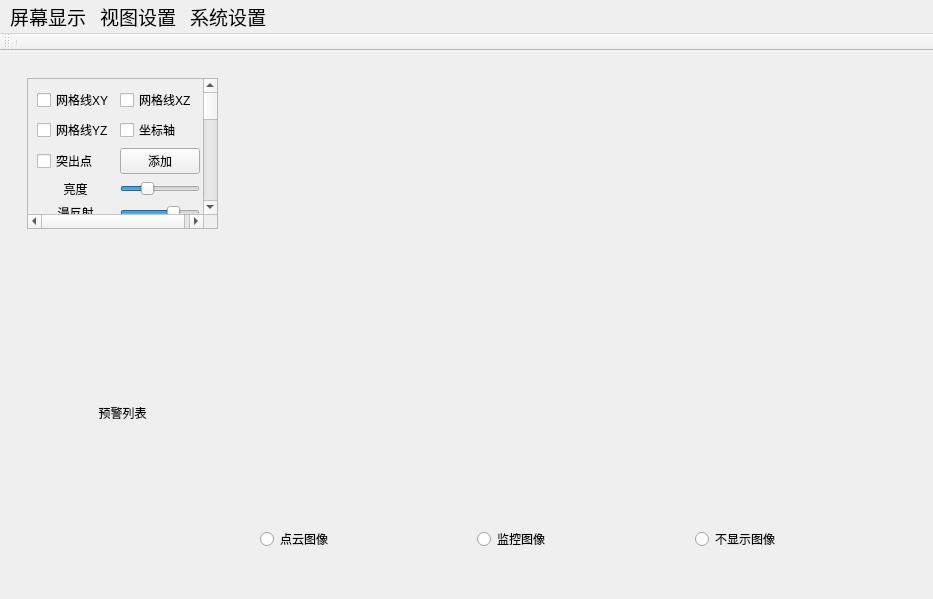
<?xml version="1.0" encoding="UTF-8"?>
<ui version="4.0">
 <class>MainWindow</class>
 <widget class="QMainWindow" name="MainWindow">
  <property name="geometry">
   <rect>
    <x>0</x>
    <y>0</y>
    <width>933</width>
    <height>599</height>
   </rect>
  </property>
  <property name="sizePolicy">
   <sizepolicy hsizetype="Expanding" vsizetype="Expanding">
    <horstretch>0</horstretch>
    <verstretch>0</verstretch>
   </sizepolicy>
  </property>
  <property name="windowTitle">
   <string>主窗体</string>
  </property>
  <widget class="QWidget" name="centralwidget">
   <layout class="QVBoxLayout" name="verticalLayout">
    <item>
     <layout class="QHBoxLayout" name="horizontalLayout">
      <item>
       <widget class="QWidget" name="widget" native="true">
        <property name="sizePolicy">
         <sizepolicy hsizetype="Preferred" vsizetype="Preferred">
          <horstretch>1</horstretch>
          <verstretch>0</verstretch>
         </sizepolicy>
        </property>
        <layout class="QVBoxLayout" name="verticalLayout_3">
         <item>
          <layout class="QVBoxLayout" name="verticalLayout_2">
           <item>
            <widget class="QWidget" name="widget_control" native="true">
             <property name="sizePolicy">
              <sizepolicy hsizetype="Preferred" vsizetype="Preferred">
               <horstretch>0</horstretch>
               <verstretch>1</verstretch>
              </sizepolicy>
             </property>
             <layout class="QVBoxLayout" name="verticalLayout_9">
              <item>
               <widget class="QScrollArea" name="scrollArea">
                <property name="widgetResizable">
                 <bool>true</bool>
                </property>
                <widget class="QWidget" name="scrollAreaWidgetContents">
                 <property name="geometry">
                  <rect>
                   <x>0</x>
                   <y>0</y>
                   <width>175</width>
                   <height>540</height>
                  </rect>
                 </property>
                 <layout class="QGridLayout" name="gridLayout_3">
                  <item row="5" column="0">
                   <widget class="QSlider" name="horizontalSlider_flySpeed">
                    <property name="enabled">
                     <bool>true</bool>
                    </property>
                    <property name="toolTip">
                     <string>&lt;html&gt;&lt;head/&gt;&lt;body&gt;&lt;p&gt;漫游速度&lt;/p&gt;&lt;/body&gt;&lt;/html&gt;</string>
                    </property>
                    <property name="whatsThis">
                     <string>&lt;html&gt;&lt;head/&gt;&lt;body&gt;&lt;p&gt;&lt;br/&gt;&lt;/p&gt;&lt;/body&gt;&lt;/html&gt;</string>
                    </property>
                    <property name="value">
                     <number>10</number>
                    </property>
                    <property name="orientation">
                     <enum>Qt::Horizontal</enum>
                    </property>
                   </widget>
                  </item>
                  <item row="0" column="0">
                   <layout class="QGridLayout" name="gridLayout_2">
                    <item row="6" column="0">
                     <widget class="QLabel" name="label_diffuse">
                      <property name="text">
                       <string>漫反射</string>
                      </property>
                      <property name="alignment">
                       <set>Qt::AlignCenter</set>
                      </property>
                     </widget>
                    </item>
                    <item row="6" column="1">
                     <widget class="QSlider" name="horizontalSlider_diffuse">
                      <property name="value">
                       <number>70</number>
                      </property>
                      <property name="orientation">
                       <enum>Qt::Horizontal</enum>
                      </property>
                     </widget>
                    </item>
                    <item row="1" column="0">
                     <widget class="QCheckBox" name="checkBox_planeYZ">
                      <property name="text">
                       <string>网格线YZ</string>
                      </property>
                     </widget>
                    </item>
                    <item row="3" column="0">
                     <widget class="QCheckBox" name="checkBox_highlight_point">
                      <property name="text">
                       <string>突出点</string>
                      </property>
                     </widget>
                    </item>
                    <item row="5" column="1">
                     <widget class="QSlider" name="horizontalSlider_ambient">
                      <property name="sizePolicy">
                       <sizepolicy hsizetype="Expanding" vsizetype="Fixed">
                        <horstretch>0</horstretch>
                        <verstretch>0</verstretch>
                       </sizepolicy>
                      </property>
                      <property name="value">
                       <number>30</number>
                      </property>
                      <property name="orientation">
                       <enum>Qt::Horizontal</enum>
                      </property>
                     </widget>
                    </item>
                    <item row="5" column="0">
                     <widget class="QLabel" name="label_ambient">
                      <property name="sizePolicy">
                       <sizepolicy hsizetype="Preferred" vsizetype="Preferred">
                        <horstretch>0</horstretch>
                        <verstretch>0</verstretch>
                       </sizepolicy>
                      </property>
                      <property name="text">
                       <string>亮度</string>
                      </property>
                      <property name="alignment">
                       <set>Qt::AlignCenter</set>
                      </property>
                     </widget>
                    </item>
                    <item row="0" column="0">
                     <widget class="QCheckBox" name="checkBox_planeXY">
                      <property name="text">
                       <string>网格线XY</string>
                      </property>
                     </widget>
                    </item>
                    <item row="0" column="1">
                     <widget class="QCheckBox" name="checkBox_planeXZ">
                      <property name="text">
                       <string>网格线XZ</string>
                      </property>
                     </widget>
                    </item>
                    <item row="1" column="1">
                     <widget class="QCheckBox" name="checkBox_axes">
                      <property name="text">
                       <string>坐标轴</string>
                      </property>
                     </widget>
                    </item>
                    <item row="3" column="1">
                     <widget class="QPushButton" name="pushButton_add_ply">
                      <property name="text">
                       <string>添加</string>
                      </property>
                     </widget>
                    </item>
                   </layout>
                  </item>
                  <item row="1" column="0">
                   <widget class="QLabel" name="label_sliderHint">
                    <property name="text">
                     <string>（建议亮度值低于漫反射值）</string>
                    </property>
                   </widget>
                  </item>
                  <item row="2" column="0">
                   <widget class="QLabel" name="label_2">
                    <property name="text">
                     <string>滚轮缩放速度</string>
                    </property>
                   </widget>
                  </item>
                  <item row="4" column="0">
                   <widget class="QLabel" name="label_3">
                    <property name="text">
                     <string>漫游速度</string>
                    </property>
                   </widget>
                  </item>
                  <item row="3" column="0">
                   <widget class="QSlider" name="horizontalSlider_viewSpeed">
                    <property name="toolTip">
                     <string>&lt;html&gt;&lt;head/&gt;&lt;body&gt;&lt;p&gt;摄像头速度&lt;/p&gt;&lt;/body&gt;&lt;/html&gt;</string>
                    </property>
                    <property name="value">
                     <number>50</number>
                    </property>
                    <property name="orientation">
                     <enum>Qt::Horizontal</enum>
                    </property>
                   </widget>
                  </item>
                  <item row="6" column="0">
                   <widget class="QGroupBox" name="groupBox">
                    <property name="title">
                     <string>受限旋转</string>
                    </property>
                    <layout class="QVBoxLayout" name="verticalLayout_10">
                     <item>
                      <widget class="QRadioButton" name="radioButton_horizon_rotate">
                       <property name="text">
                        <string>仅横向</string>
                       </property>
                      </widget>
                     </item>
                     <item>
                      <widget class="QRadioButton" name="radioButton_vertical_rotate">
                       <property name="text">
                        <string>仅竖向</string>
                       </property>
                      </widget>
                     </item>
                     <item>
                      <widget class="QRadioButton" name="radioButton_roll">
                       <property name="text">
                        <string>横滚</string>
                       </property>
                      </widget>
                     </item>
                     <item>
                      <widget class="QRadioButton" name="radioButton_unlimited">
                       <property name="text">
                        <string>无限制</string>
                       </property>
                       <property name="checked">
                        <bool>true</bool>
                       </property>
                      </widget>
                     </item>
                     <item>
                      <layout class="QVBoxLayout" name="verticalLayout_6"/>
                     </item>
                    </layout>
                   </widget>
                  </item>
                  <item row="7" column="0">
                   <widget class="QToolBox" name="toolBox">
                    <property name="currentIndex">
                     <number>0</number>
                    </property>
                    <property name="tabSpacing">
                     <number>6</number>
                    </property>
                    <widget class="QWidget" name="page_pointCloud">
                     <property name="geometry">
                      <rect>
                       <x>0</x>
                       <y>0</y>
                       <width>157</width>
                       <height>69</height>
                      </rect>
                     </property>
                     <attribute name="label">
                      <string>点云对象</string>
                     </attribute>
                     <layout class="QVBoxLayout" name="verticalLayout_11">
                      <item>
                       <widget class="QWidget" name="widget_pointCloudCheckBox" native="true">
                        <layout class="QVBoxLayout" name="verticalLayout_13">
                         <item>
                          <layout class="QVBoxLayout" name="verticalLayout_widget_pointCloudCheckBox"/>
                         </item>
                        </layout>
                       </widget>
                      </item>
                     </layout>
                    </widget>
                    <widget class="QWidget" name="page_2">
                     <property name="geometry">
                      <rect>
                       <x>0</x>
                       <y>0</y>
                       <width>158</width>
                       <height>69</height>
                      </rect>
                     </property>
                     <attribute name="label">
                      <string>Page 2</string>
                     </attribute>
                    </widget>
                   </widget>
                  </item>
                 </layout>
                </widget>
               </widget>
              </item>
             </layout>
            </widget>
           </item>
           <item>
            <widget class="QWidget" name="widget_alarm" native="true">
             <property name="sizePolicy">
              <sizepolicy hsizetype="Preferred" vsizetype="Preferred">
               <horstretch>0</horstretch>
               <verstretch>2</verstretch>
              </sizepolicy>
             </property>
             <layout class="QVBoxLayout" name="verticalLayout_8">
              <item>
               <layout class="QVBoxLayout" name="verticalLayout_7">
                <item>
                 <widget class="QLabel" name="label">
                  <property name="text">
                   <string>预警列表</string>
                  </property>
                  <property name="alignment">
                   <set>Qt::AlignCenter</set>
                  </property>
                 </widget>
                </item>
               </layout>
              </item>
             </layout>
            </widget>
           </item>
          </layout>
         </item>
        </layout>
       </widget>
      </item>
      <item>
       <widget class="QWidget" name="widget_2" native="true">
        <property name="sizePolicy">
         <sizepolicy hsizetype="Preferred" vsizetype="Preferred">
          <horstretch>3</horstretch>
          <verstretch>0</verstretch>
         </sizepolicy>
        </property>
        <layout class="QVBoxLayout" name="verticalLayout_5">
         <item>
          <layout class="QVBoxLayout" name="verticalLayout_4">
           <item>
            <widget class="QWidget" name="widget_view" native="true">
             <property name="sizePolicy">
              <sizepolicy hsizetype="Preferred" vsizetype="Preferred">
               <horstretch>0</horstretch>
               <verstretch>5</verstretch>
              </sizepolicy>
             </property>
            </widget>
           </item>
           <item>
            <widget class="QWidget" name="widget_switchList" native="true">
             <property name="sizePolicy">
              <sizepolicy hsizetype="Preferred" vsizetype="Preferred">
               <horstretch>0</horstretch>
               <verstretch>1</verstretch>
              </sizepolicy>
             </property>
             <layout class="QHBoxLayout" name="horizontalLayout_2">
              <item>
               <layout class="QHBoxLayout" name="horizontalLayout_3">
                <item>
                 <widget class="QRadioButton" name="radioButton_dianyun">
                  <property name="text">
                   <string>点云图像</string>
                  </property>
                 </widget>
                </item>
                <item>
                 <widget class="QRadioButton" name="radioButton_jiankong">
                  <property name="text">
                   <string>监控图像</string>
                  </property>
                 </widget>
                </item>
                <item>
                 <widget class="QRadioButton" name="radioButton_clear">
                  <property name="text">
                   <string>不显示图像</string>
                  </property>
                 </widget>
                </item>
               </layout>
              </item>
             </layout>
            </widget>
           </item>
          </layout>
         </item>
        </layout>
       </widget>
      </item>
     </layout>
    </item>
   </layout>
  </widget>
  <widget class="QMenuBar" name="menubar">
   <property name="geometry">
    <rect>
     <x>0</x>
     <y>0</y>
     <width>933</width>
     <height>31</height>
    </rect>
   </property>
   <property name="font">
    <font>
     <pointsize>14</pointsize>
    </font>
   </property>
   <widget class="QMenu" name="menu_1">
    <property name="title">
     <string>屏幕显示</string>
    </property>
    <addaction name="action_pcdScreen"/>
    <addaction name="action_2"/>
   </widget>
   <widget class="QMenu" name="menu">
    <property name="font">
     <font>
      <pointsize>14</pointsize>
     </font>
    </property>
    <property name="title">
     <string>视图设置</string>
    </property>
   </widget>
   <widget class="QMenu" name="menu_2">
    <property name="title">
     <string>系统设置</string>
    </property>
    <addaction name="about_us_action"/>
   </widget>
   <addaction name="menu_1"/>
   <addaction name="menu"/>
   <addaction name="menu_2"/>
  </widget>
  <widget class="QToolBar" name="top_tool_bar">
   <property name="sizePolicy">
    <sizepolicy hsizetype="Expanding" vsizetype="Fixed">
     <horstretch>0</horstretch>
     <verstretch>0</verstretch>
    </sizepolicy>
   </property>
   <property name="minimumSize">
    <size>
     <width>0</width>
     <height>0</height>
    </size>
   </property>
   <property name="maximumSize">
    <size>
     <width>1920</width>
     <height>100</height>
    </size>
   </property>
   <property name="windowTitle">
    <string>toolBar</string>
   </property>
   <property name="iconSize">
    <size>
     <width>100</width>
     <height>100</height>
    </size>
   </property>
   <attribute name="toolBarArea">
    <enum>TopToolBarArea</enum>
   </attribute>
   <attribute name="toolBarBreak">
    <bool>false</bool>
   </attribute>
   <addaction name="separator"/>
  </widget>
  <action name="action_pcdScreen">
   <property name="text">
    <string>点云屏</string>
   </property>
   <property name="font">
    <font>
     <pointsize>14</pointsize>
    </font>
   </property>
  </action>
  <action name="action_2">
   <property name="text">
    <string>监控屏</string>
   </property>
   <property name="font">
    <font>
     <pointsize>14</pointsize>
    </font>
   </property>
  </action>
  <action name="action12">
   <property name="text">
    <string>菜单设置</string>
   </property>
   <property name="font">
    <font>
     <pointsize>12</pointsize>
    </font>
   </property>
  </action>
  <action name="action_3">
   <property name="text">
    <string>用户设置</string>
   </property>
   <property name="font">
    <font>
     <pointsize>14</pointsize>
    </font>
   </property>
  </action>
  <action name="action_4">
   <property name="text">
    <string>角色设置</string>
   </property>
   <property name="font">
    <font>
     <pointsize>14</pointsize>
    </font>
   </property>
  </action>
  <action name="about_us_action">
   <property name="text">
    <string>关于</string>
   </property>
   <property name="font">
    <font>
     <pointsize>14</pointsize>
    </font>
   </property>
  </action>
 </widget>
 <resources/>
 <connections/>
</ui>
